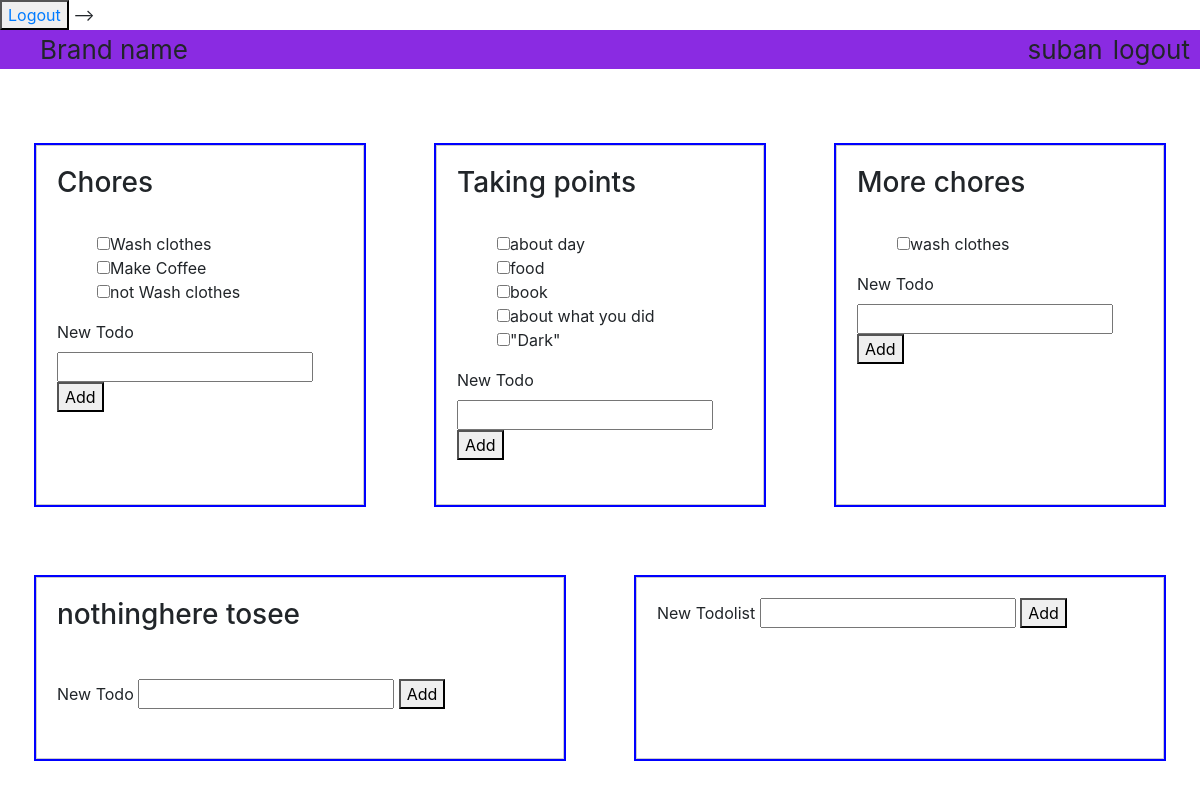
The app's page / (signed in), older data.
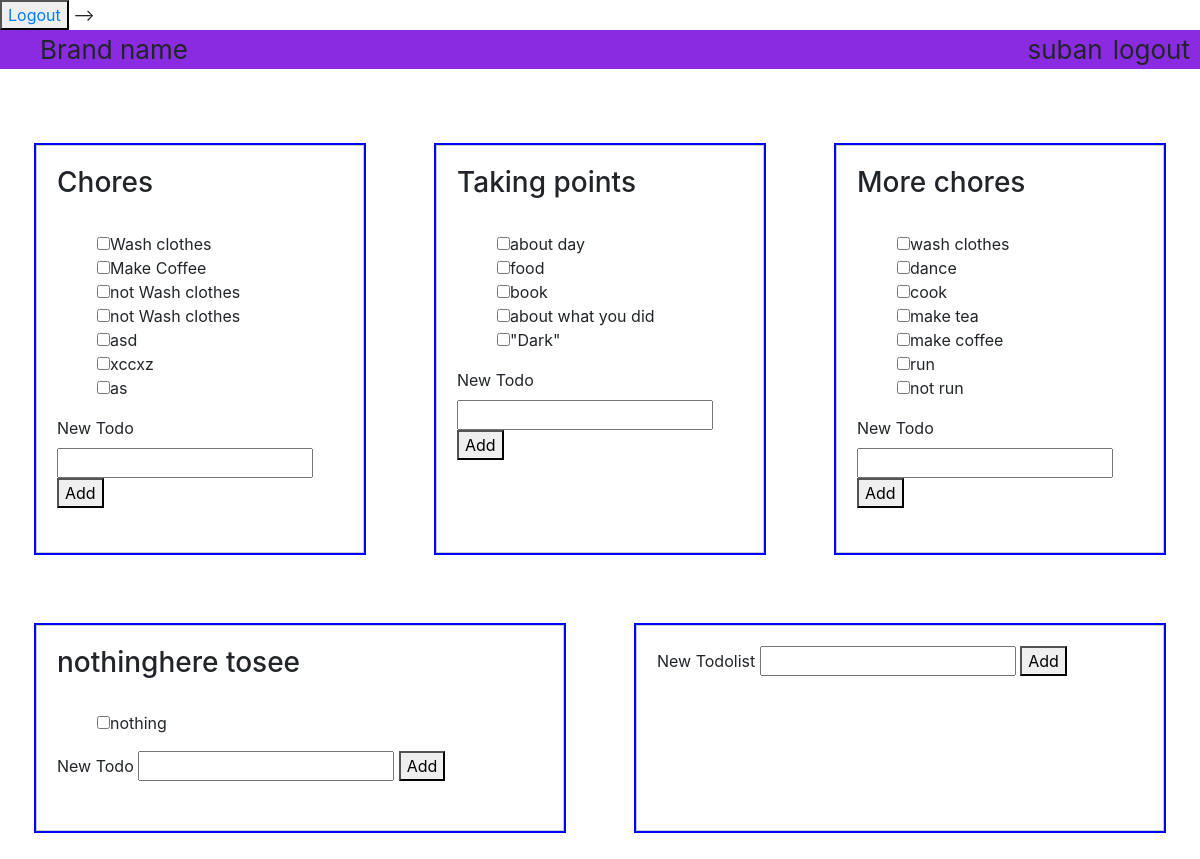
The same page, newer data.
### todos/models.py (models this page shows)
class Todolist(models.Model):
    list_name = models.CharField(max_length=64)
    user = models.ForeignKey(User, on_delete=models.CASCADE)
    def __str__(self):
        return self.list_name

class Todo(models.Model):
    title = models.CharField(max_length=64)
    description = models.TextField()
    difficulty = models.IntegerField(validators=[validate_difficulty])
    is_complete = models.BooleanField(default=False)
    todolist = models.ForeignKey(Todolist,related_name= "todo_set", on_delete=models.CASCADE)
    def __str__(self):
        return self.title

### todos/views.py (the view)
# urls.py: path('', views.home_view, name="home"),
def home_view(request):
    user = request.user
    todolists = user.todolist_set.all()
    context = {
        "user" : request.user,
        'todolists': todolists
    }
    return render(request, 'todos/index.html', context )

### todos/templates/todos/index.html (shortened to what this page needs)
<!DOCTYPE html>
<html lang="en">
<head>
    <link rel="stylesheet" href="https://stackpath.bootstrapcdn.com/bootstrap/4.5.0/css/bootstrap.min.css">
    {% load static %}
    <link rel="stylesheet" type="text/css" href="{% static 'todos/style.css' %}">
</head>
<body>
    <button ><a href="{% url 'users:logout' %}">Logout</a></button> -->
    <div id="top-bar">
        <ul id='top-bar-items'>
            <li id='brand-name'>Brand name</li>
            <li id='logout-button' style="float: right;">logout</li>
            <li id='username' style="float: right;">{{user.username}}</li>
        </ul>
    </div>
    <br>
    <div id='todolist-container'>
    {% for todolist in todolists %}
        <div class="todolist" id="div_{{forloop.counter}}">
            <h3>{{todolist}}</h3>
            <br>
            <ul id="todolist_{{forloop.counter}}">
            {% for todo in todolist.todo_set.all %}
                <li id="todo_{{todo.id}}"> <input type="checkbox" class="todo-checkbox" data-todoID="{{todo.id}}">{{todo}}</li>
            {% endfor %}
            </ul>
            <form class='add_new_todo' data-todolist_id="{{todolist.id}}">
                <label for="new_todo">New Todo</label>
                <input type="text" name="new_todo" class='new_todo'>
                <button class="new_todo_submit" type="submit">Add</button>
            </form>
            <br>
        </div>
    {% endfor %}
        <div class="todolist">
            <form>
                <label for="new_todolist">New Todolist</label>
                <input type="text" name="new_todolist" id='new_todolist'>
                <button id="new_todolist_submit">Add</button>
            </form>
        </div>
    </div>
</body>
</html>

### todos/static/todos/style.css (style rules this page uses)
ul li { list-style-type: none; }
#top-bar { background-color: blueviolet; font-size: 26px; }
#top-bar-items { list-style-type: none; overflow: hidden; }
#top-bar-items li { float: left; }
#username, #logout-button { padding-right: 10px; }
#todolist-container { display: flex; flex-wrap: wrap; position: relative; }
.todolist { margin: 3%; width: 25%; display: inline-block; padding: 20px; background-color: #fff; border: 1px solid #ccc; flex-grow: 1; outline: 2px solid blue; }

Row changes from the older to the newer data that the page shows:
added Todo: title "not Wash clothes", shown under Todolist "Chores"
added Todo: title "asd", shown under Todolist "Chores"
added Todo: title "xccxz", shown under Todolist "Chores"
added Todo: title "as", shown under Todolist "Chores"
added Todo: title "dance", shown under Todolist "More chores"
added Todo: title "cook", shown under Todolist "More chores"
added Todo: title "make tea", shown under Todolist "More chores"
added Todo: title "make coffee", shown under Todolist "More chores"
added Todo: title "run", shown under Todolist "More chores"
added Todo: title "not run", shown under Todolist "More chores"
added Todo: title "nothing", shown under Todolist "nothinghere tosee"
